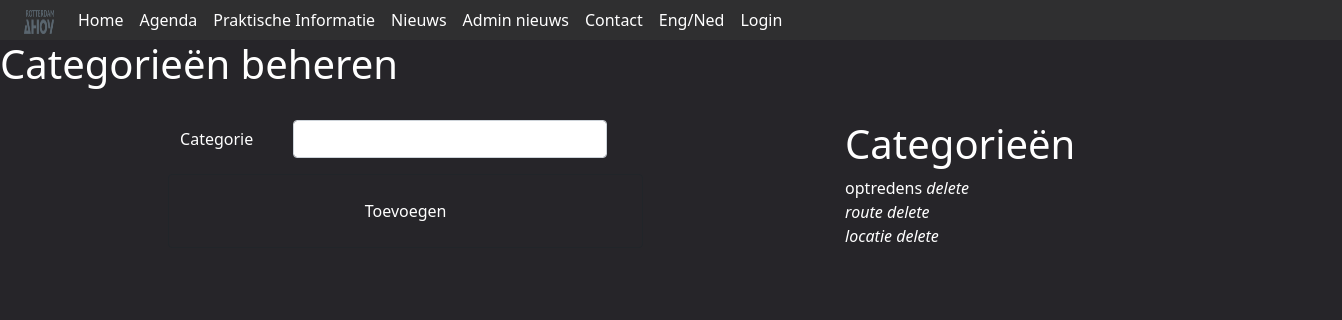
The page /index.php?content=admin_categorie on the database as committed earlier.
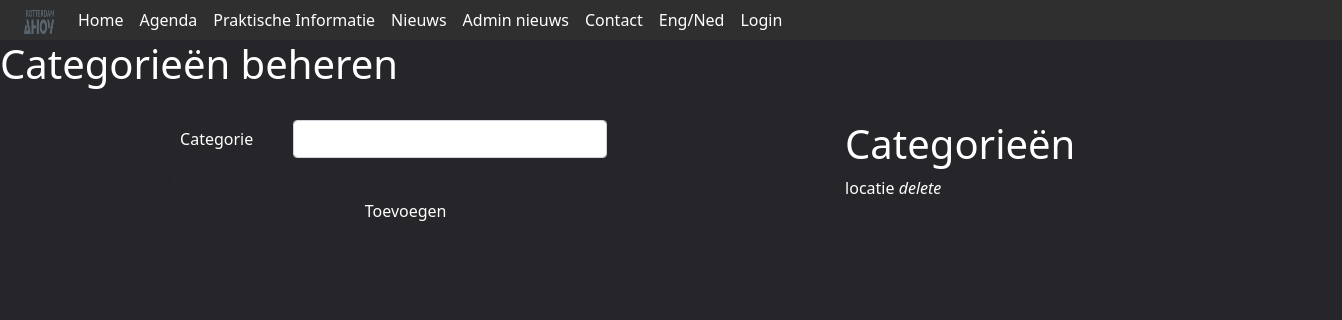
The same page on the database as committed later.
### tables this page shows
CREATE TABLE IF NOT EXISTS `categories` (
  `category_id` int(11) NOT NULL AUTO_INCREMENT,
  `name` varchar(30) NOT NULL,
  PRIMARY KEY (`category_id`)
);

### pagina/admin_categorie.php (the view, shortened to what this page needs)
<div class="add-category-page">
    <div class="header">
        <h1>Categorieën beheren</h1>
        <br>
    </div>
    <div class="container">
        <div class="row">
            <div class="col-12 col-lg-5">
                <form class="row" action="./scripts/add_category_script.php" method="post">
                    <div class="row mb-3">
                        <label class="col-lg-3 col-form-label">Categorie</label>
                        <div class="col-lg-9">
                            <input name="category" type="text" class="form-control" required>
                        </div>
                    </div>
                    <button type="submit" class="btn btn-dark p-4">Toevoegen</button>
                </form>
            </div>
            <div class="col-0 col-md-2"></div>
            <div class="col-12 col-lg-5">
                <h1>Categorieën</h1>
                <?php
                include("./scripts/connect_db.php");
                $sql = "SELECT * FROM categories ORDER BY category_id DESC";
                $result = mysqli_query($conn, $sql);
                while ($record = mysqli_fetch_assoc($result)) {
                    echo "<div class='col-12'>
                            <span>" . $record['name'] . "</span>
                            <a href='index.php?content=delete_catecory_scrip&id={$record["category_id"]}' style='color:white'><i class='bi bi-trash-fill'>delete</a>
                        </div>";
                }
                ?>
            </div>
        </div>
    </div>
</div>

### index.php (shortened to what this page needs)
<!doctype html>
  <html lang="en">
    <head>
      <link href="https://cdn.jsdelivr.net/npm/bootstrap@5.1.3/dist/css/bootstrap.min.css" rel="stylesheet">
      <link href="./CSS/Style.css" rel="stylesheet">
    </head>
    <body>
      <div class="container-fluid px-0">
        <div class="row">
          <div class="col-12">
            <?php include("./pagina-start/navbar.php"); ?>
          </div>
        </div>
            <?php include("./pagina-start/content.php"); ?>
          </div>
    </body>
  </html>

### pagina-start/navbar.php
<nav class="navbar navbar-expand-lg">
  <div class="container-fluid">
  <a class="navbar-brand" href="./index.php?content=home">
      <img src="./IMG/rotterdam-ahoy-logo.png" alt="Logo" width="30" height="24">
    </a>
    <div class="collapse navbar-collapse" id="navbarNav">
      <ul class="navbar-nav">
        <li class="nav-item">
          <a class="nav-link" href="./index.php?content=home">Home</a>
        </li>
        <li class="nav-item">
          <a class="nav-link" href="./index.php?content=agenda">Agenda</a>
        </li>
        <li class="nav-item">
          <a class="nav-link" href="./index.php?content=praktische-info">Praktische Informatie</a>
        </li>
        <li class="nav-item">
          <a class="nav-link" href="./index.php?content=nieuws">Nieuws</a>
        </li>
        <li class="nav-item">
          <a class="nav-link" href="./index.php?content=admin_nieuws_bericht">Admin nieuws</a>
        </li>
        <li class="nav-item">
          <a class="nav-link" href="./index.php?content=contact">Contact</a>
        </li>
        <li class="nav-item">
          <a class="nav-link" href="./index.php?content=eng-nl">Eng/Ned</a>
        </li>
        <li class="nav-item">
          <a class="nav-link" href="./index.php?content=login">Login</a>
        </li>
      </ul>
    </div>
  </div>
</nav>

### pagina-start/content.php
<?php
    if (isset($_GET['content']))
    {
        if (file_exists('pagina-start/' . $_GET['content'] . '.php')) {
            require_once('pagina-start/' . $_GET['content'] . '.php');
        }
        elseif (file_exists('scripts/' . $_GET['content'] . '.php'))
        {
            require_once('scripts/' . $_GET['content'] . '.php');
        }
        elseif (file_exists('pagina/' . $_GET['content'] . '.php'))
        {
            require_once('pagina/' . $_GET['content'] . '.php');
        }
    }
    else
    {
        require_once ('./pagina/home.php');
    }
?>

### CSS/Style.css (style rules this page uses)
.navbar { background-color: #2f2f30; padding: 0px; }
body { background-color: #262529; overflow-x: hidden; margin-right: -10%; color: white; }
a:link { color: white; text-decoration: none; }
.btn-dark { background-color: #262529; }

Rows that differ between the two databases and show on the page:
removed categories: name "optredens"
removed categories: name "route"
